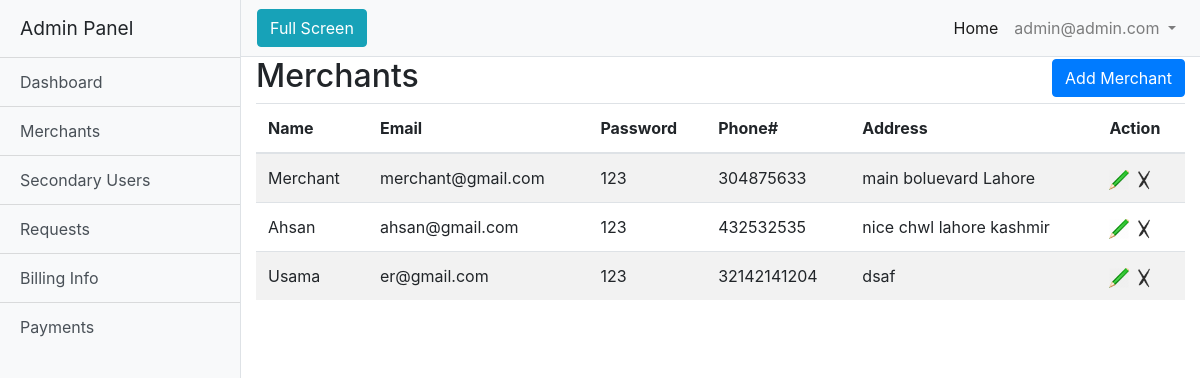
/admin/index.php?pid=2 (signed in), run on the app's committed database.
### tables this page shows
CREATE TABLE `tb_users` (
  `u_id` int(11) NOT NULL,
  `u_p` varchar(255) NOT NULL,
  `u_name` varchar(255) NOT NULL,
  `u_email` varchar(255) NOT NULL,
  `u_phone` bigint(255) NOT NULL,
  `u_add` text NOT NULL,
  `u_role` varchar(255) NOT NULL,
  `u_resp` varchar(255) NOT NULL,
  `u_pass` varchar(255) NOT NULL,
  `u_bal` float NOT NULL
);

### admin/index.php (called while the page is built)
<?php
include "include/nav.php";
include "include/controller.php";
include "include/footer.php";
?>

### admin/pages/mer.php (the view)
<?php
include "../db.php";
$sql="SELECT * from tb_users where u_role='merchant'";
$res=mysqli_query($conn,$sql);
$html="";
while($row=mysqli_fetch_assoc($res))
{
	$html.="
			<tr>
			<td>".$row['u_name']."</td>
			<td>".$row['u_email']."</td>
			<td>".$row['u_pass']."</td>
			<td>".$row['u_phone']."</td>
			<td>".$row['u_add']."</td>
			<td><a href='index.php?pid=8&uid=".$row['u_id']."'><img src='assets/images/edit.png' width='20' ><a>
			     <a href='index.php?pid=9&uid=".$row['u_id']."'><img src='assets/images/del.png' width='20' ></a>
		   </td>
			</tr>
	";
}
?>

### admin/assets/css/simple-sidebar.css (style rules this page uses)
body { overflow-x: hidden; }

### data on the page
tb_users: u_name "Merchant", u_email "merchant@gmail.com", u_pass "123", u_phone "304875633", u_add "main boluevard Lahore"
tb_users: u_name "Ahsan", u_email "ahsan@gmail.com", u_pass "123", u_phone "432532535", u_add "nice chwl lahore kashmir"
tb_users: u_name "Usama", u_email "er@gmail.com", u_pass "123", u_phone "32142141204", u_add "dsaf"

### other printed values
$_SESSION["u_email"] "admin@admin.com"
